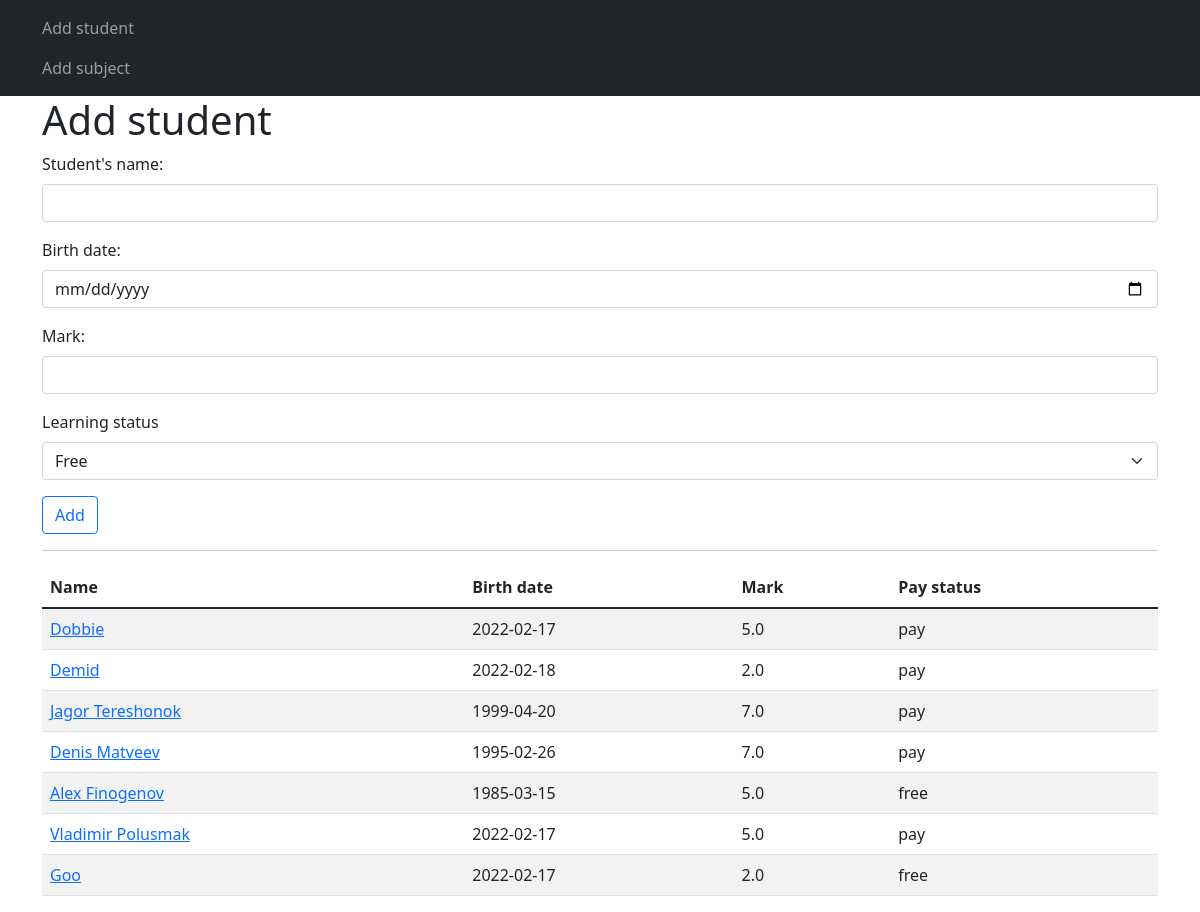
/add-student, run on an earlier commit of the app's database.
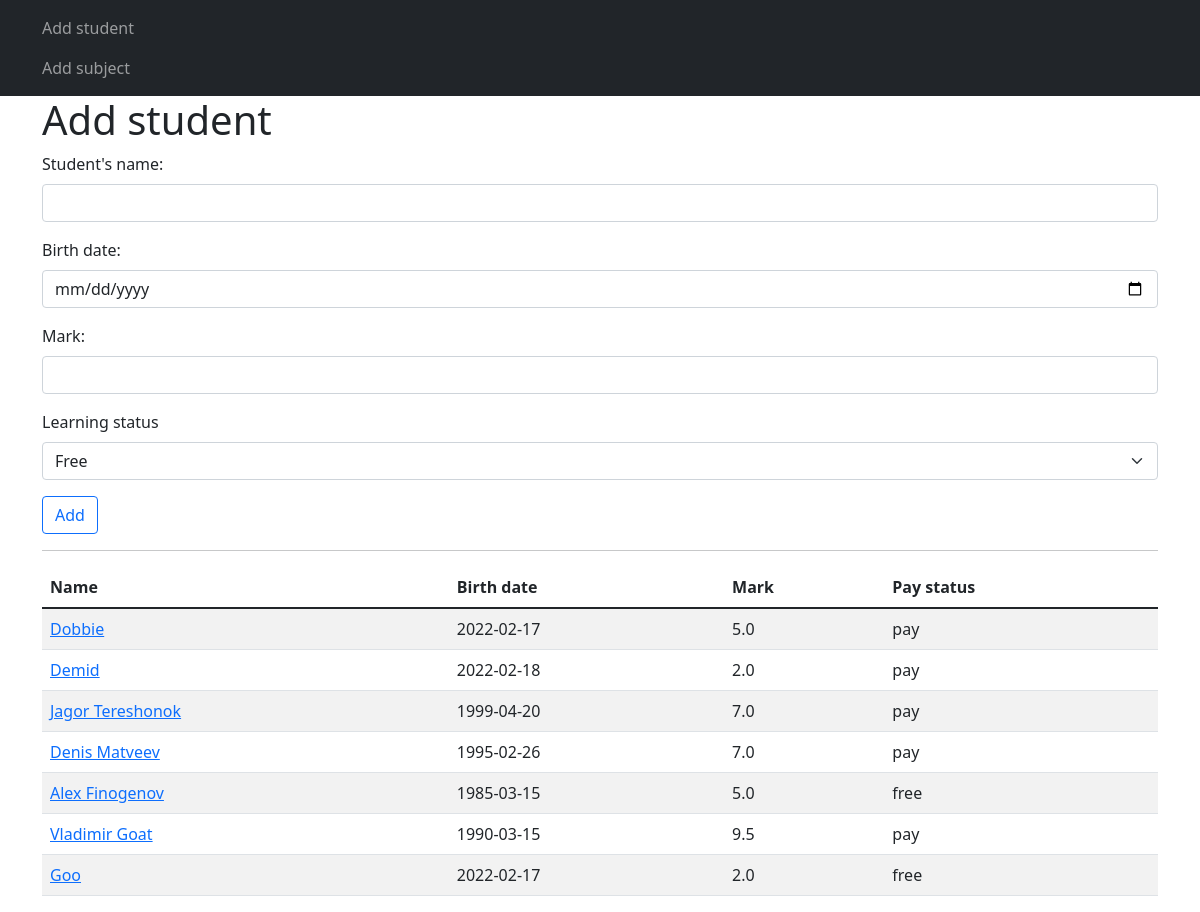
And on a later commit of the database.
### models.py (models this page shows)
class Students(db.Model):
    id = db.Column(db.Integer, primary_key=True)
    name = db.Column(db.String(120), nullable=False)
    birth_date = db.Column(db.Date, nullable=False, default=datetime.now())
    mark = db.Column(db.Float, nullable=False, default=3.2)
    subject_id = db.Column(db.Integer, db.ForeignKey('subjects.id'))
    status = db.Column(db.String(10), nullable=False, default='Paid')

### routes.py (the view, shortened to what this page needs)
@app.route('/add-student', methods=['GET', 'POST'])
def add_student():
    form = StudentForm()
    students = Students.query.all()  # достаю всех студентов из БД
    return render_template('add_students.html', form=form, items=students)

### forms.py
class StudentForm(FlaskForm):
    name = StringField('Student\'s name: ',
                       validators=[DataRequired()])
    birth_date = DateField('Birth date: ',
                           validators=[DataRequired()])
    mark = FloatField('Mark: ')
    status = SelectField('Learning status',
                         choices=[
                             ('free', 'Free'),
                             ('pay', 'Paid')
                         ])
    submit = SubmitField('Add')

### templates/add_students.html (shortened to what this page needs)
{% extends 'base.html' %}
{% block content %}
    <h1>Add student</h1>
    <form action="" method="post">
        <div class="mb-3">
            {{ form.name.label(class="form-label") }}
            {{ form.name(class="form-control") }}
        </div>
        <div class="mb-3">
            {{ form.birth_date.label(class="form-label") }}
            {{ form.birth_date(class="form-control") }}
        </div>
        <div class="mb-3">
            {{ form.mark.label(class="form-label") }}
            {{ form.mark(class="form-control") }}
        </div>
        <div class="mb-3">
            {{ form.status.label(class="form-label") }}
            {{ form.status(class="form-select") }}
        </div>
        <div class="mb-3">
            {{ form.submit(class="btn btn-outline-primary") }}
        </div>
    </form>
    <hr>
    {% if items|length > 1 %}
        <table class="table table-striped">
            <thead>
                <tr>
                    <th>Name</th>
                    <th>Birth date</th>
                    <th>Mark</th>
                    <th>Pay status</th>
                </tr>
            </thead>
            <tbody>
                {% for student in items %}
                    <tr>
                        <td><a href="/update-student/{{ student.id }}">{{ student.name }}</a></td>
                        <td>{{ student.birth_date }}</td>
                        <td>{{ student.mark }}</td>
                        <td>{{ student.status }}</td>
                    </tr>
                {% endfor %}
            </tbody>
        </table>
    {% endif %}
{% endblock %}

### templates/base.html (shortened to what this page needs)
<!DOCTYPE html>
<html lang="en">
<head>
    <link href="https://cdn.jsdelivr.net/npm/bootstrap@5.1.3/dist/css/bootstrap.min.css" rel="stylesheet"
>
</head>
<body>
<nav class="navbar navbar-dark bg-dark">
    <div class="container">
        <ul class="navbar-nav">
            <li class="nav-item">
                <a class="nav-link" href="{{ url_for('add_student') }}">Add student</a>
            </li>
            <li class="nav-item">
                <a class="nav-link" href="{{ url_for('add_subject') }}">Add subject</a>
            </li>
        </ul>
    </div>
</nav>
<div class="container">
    {% block content %}{% endblock %}
</div>
</body>
</html>

What changed in the data, as far as the page shows it:
changed Students: name "Vladimir Polusmak" → "Vladimir Goat"; birth_date "2022-02-17" → "1990-03-15"; mark "5.0" → "9.5"
